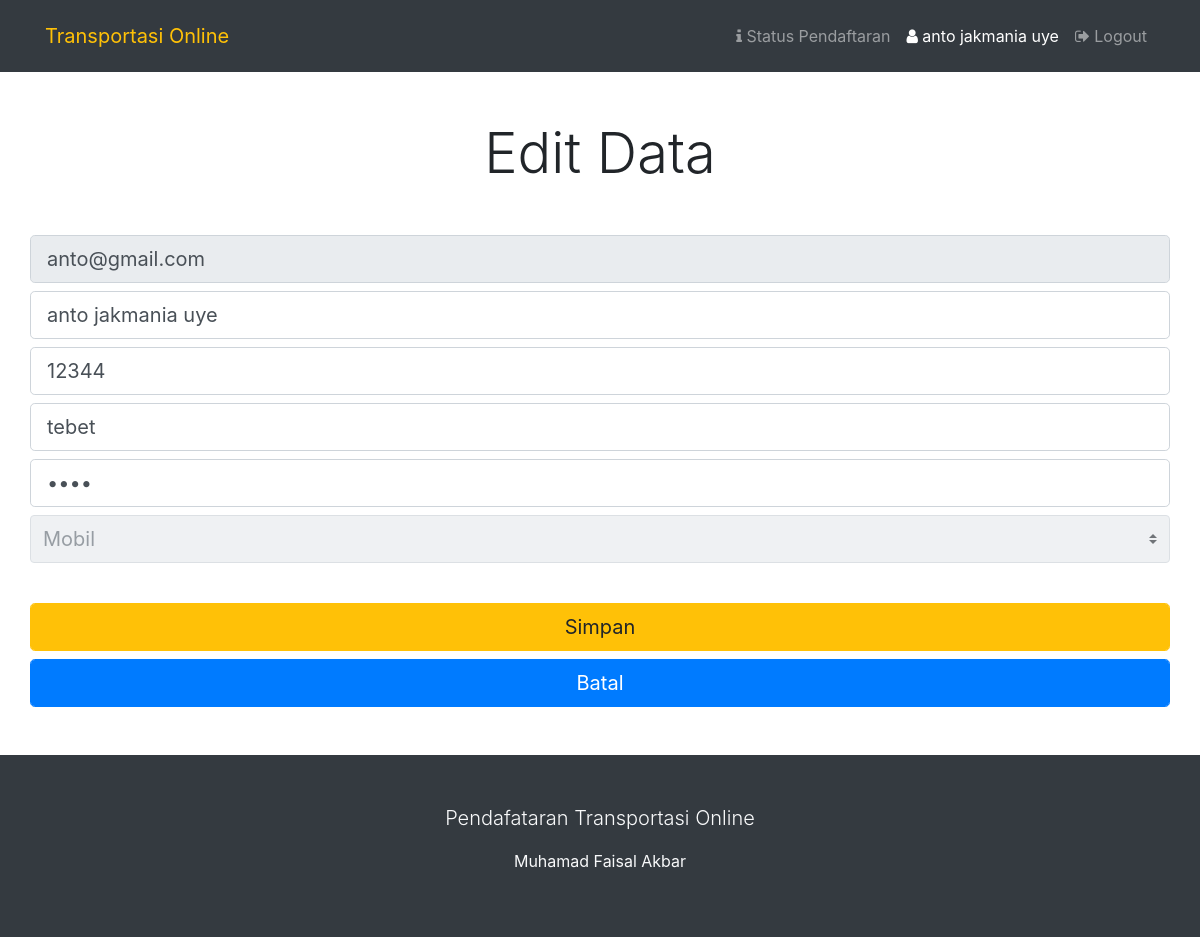
Screenshot of /user/data.php (signed in) with the database file from the repository.
### tables this page shows
CREATE TABLE IF NOT EXISTS `pendaftar` (
  `email` varchar(50) NOT NULL,
  `nama` varchar(50) NOT NULL,
  `nomor` varchar(15) NOT NULL,
  `kota` varchar(20) NOT NULL,
  `password` varchar(30) NOT NULL,
  `flowtype` varchar(5) NOT NULL,
  `sim` varchar(100) NOT NULL,
  `ktp` varchar(100) NOT NULL,
  `skck` varchar(100) NOT NULL,
  `stnk` varchar(100) NOT NULL,
  `rekening` varchar(100) NOT NULL
);

### user/data.php (the view, shortened to what this page needs)
<?php
  $hal = 'data';
  require_once('header.php');
  include_once('../config.php');
  if(isset($email)){
    $query = "SELECT * FROM pendaftar WHERE email = '$email';";
    $hasil = mysqli_query($koneksi, $query);
?>
<div class="container my-5">
  <p class="display-4 text-center my-5">
    Edit Data
  </p>
  <form action="../includes/update-data.php?email=<?=$email?>" method="POST" accept-charset="utf-8">
    <?php
    while($data = mysqli_fetch_array($hasil)){
      $flowtype = $data['flowtype'];
    ?>
    <div class="form-group my-2 row">
      <input class="form-control form-control-lg" type="email" placeholder="Email" required="" name="email" value="<?=$data['email']?>" disabled>
    </div>
    <div class="form-group my-2 row">
      <input class="form-control form-control-lg" type="text" placeholder="Nama Lengkap" required="" name="nama" value="<?=$data['nama']?>">
    </div>
    <div class="form-group my-2 row">
      <input class="form-control form-control-lg" type="text" placeholder="Nomor Telepon" name="nomor" required="" value="<?=$data['nomor']?>">
    </div>
    <div class="form-group my-2 row">
      <input class="form-control form-control-lg" type="text" placeholder="Kota" name="kota" required="" value="<?=$data['kota']?>">
    </div>
    <div class="form-group my-2 row">
      <input class="form-control form-control-lg" type="password" placeholder="Password" name="password" required="" value="<?=$data['password']?>">
    </div>
    <div class="form-group my-2 row">
      <select class="custom-select form-control-lg" name="flowtype" required="" disabled="">
        <option value="mobil"
        <?php
        if($flowtype == 'mobil'){
          echo "selected";
        }
        ?>
        >Mobil</option>
      </select>
    </div>
    <br>
    <div class="my-2 row">
      <button type="submit" class="btn btn-lg btn-warning form-control btn-block" name="edit">Simpan</button>
      <a class="btn btn-lg btn-primary form-control btn-block" href="../user/">Batal</a>
    </div>
    <?php
    }
    ?>
  </form>
</div>
<?php
  require_once('footer.php');
}else{
  halaman_tidak_ditemukan();
}
?>

### user/header.php (shortened to what this page needs)
<?php
include('../config.php');
if(!isset($_SESSION['email'])){
  login_dulu('../login.php');
}
else{
  $email = $_SESSION['email'];
  $query = "SELECT * FROM pendaftar WHERE email='$email';";
  $hasil = mysqli_query($koneksi, $query);
  while($data = mysqli_fetch_array($hasil))
  {
?>
<!doctype html>
<html lang="en">
  <head>
    <link rel="stylesheet" href="../bootstrap/css/bootstrap.min.css">
    <link href="//maxcdn.bootstrapcdn.com/font-awesome/4.7.0/css/font-awesome.min.css" rel="stylesheet">
  </head>
  <body>
<nav class="navbar navbar-expand-lg navbar-dark bg-dark p-3 sticky-top">
  <div class="container">
    <a class="navbar-brand text-warning" href="index.php">Transportasi Online</a>
    <div class="collapse navbar-collapse" id="navbarNavDropdown">
      <ul class="navbar-nav ml-auto">
        <li class="nav-item
        <?php
          if($hal == 'index'){
            echo 'active';
          }
        ?>
        ">
          <a class="nav-link" href="../user/">
            <i class="fa fa-info"></i>
            Status Pendaftaran
          </a>
        </li>
        <li class="nav-item
        <?php
          if($hal == 'data'){
            echo 'active';
          }
        ?>
        ">
          <a class="nav-link" href="data.php">
            <i class="fa fa-user"></i>
            <?=$data['nama']?></a>
        </li>
        <li class="nav-item">
          <a class="nav-link" href="logout.php">
            <i class="fa fa-sign-out"></i>
            Logout
          </a>
        </li>
      </ul>
    </div>
  </div>
</nav>
<?php
}
}
?>

### rows the page displays
pendaftar: nama "anto jakmania uye", email "anto@gmail.com", nomor "12344", kota "tebet", flowtype "Mobil"
